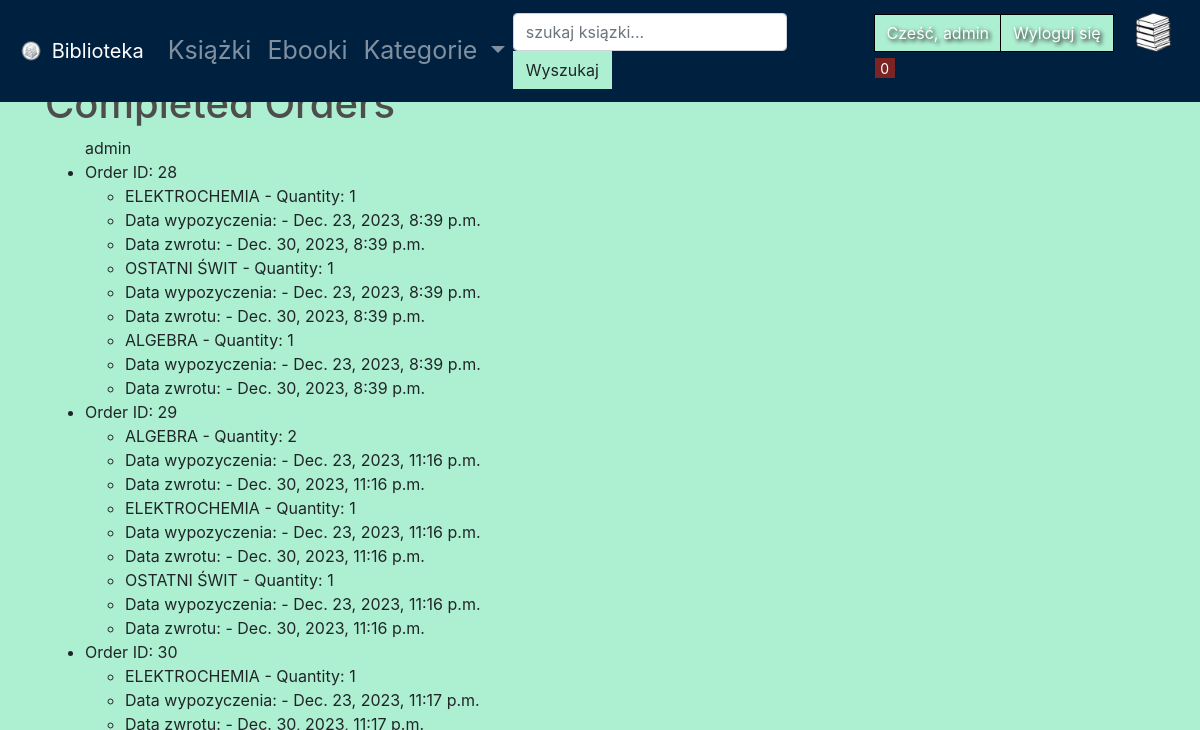
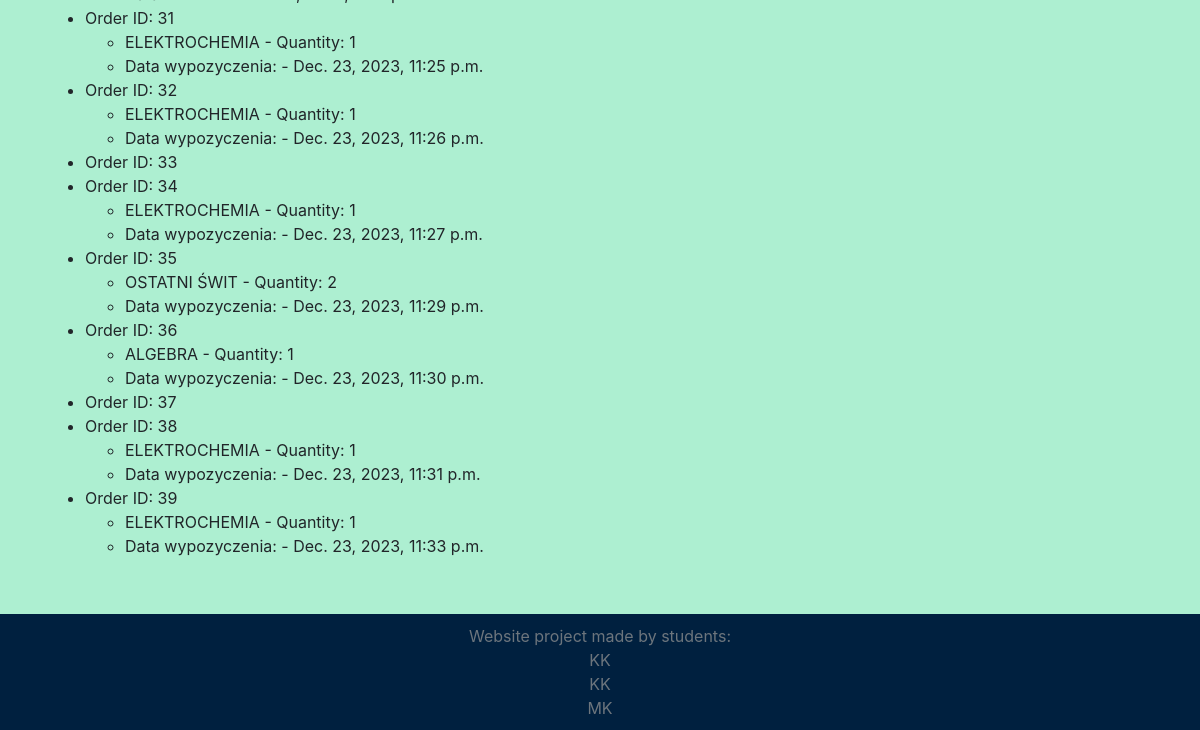
/profile (signed in), run on an earlier commit of the app's database (2 pictures, top to bottom).
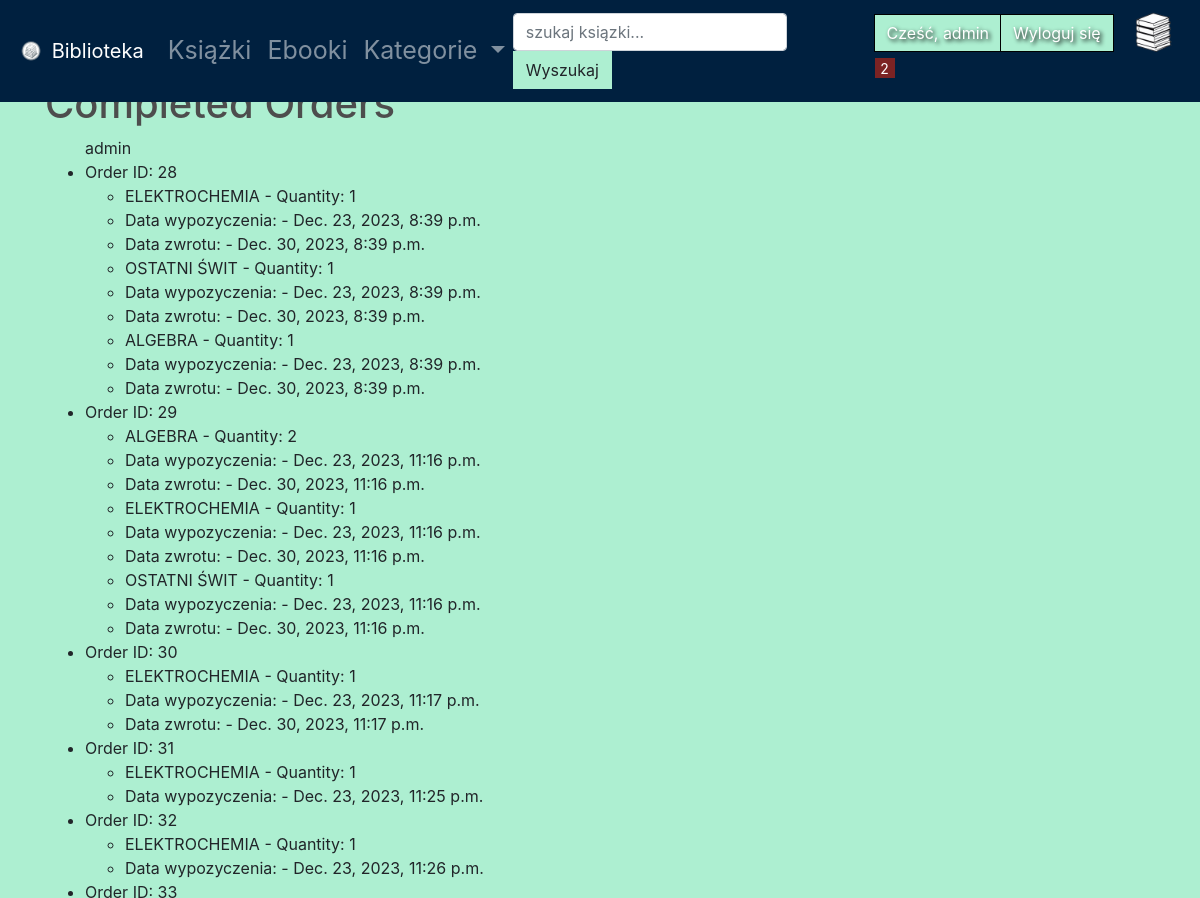
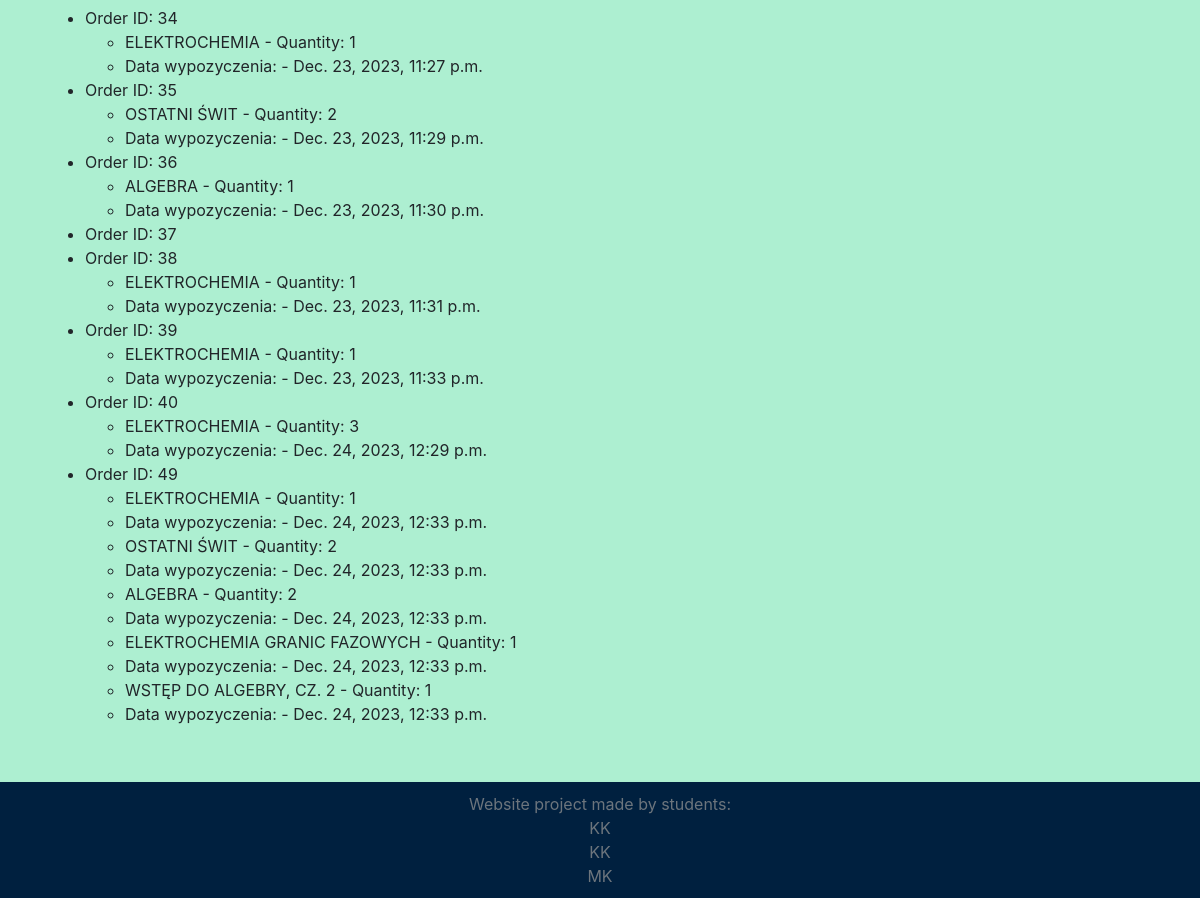
And on a later commit of the database (2 pictures, top to bottom).
### bookstore/models.py (models this page shows, shortened)
class Order(models.Model): #koszyk
    customer = models.ForeignKey(Customer, on_delete=models.SET_NULL, null=True, blank=True)
    data_ordered = models.DateTimeField(auto_now_add=True) #bieżąca data i godzina
    complete = models.BooleanField(default=False, null=True, blank=True)
    transaction_id = models.CharField(max_length=40, null=True)
    return_data = models.DateTimeField(default=None, null=True, blank=True)  #data zwrotu
    @property
    def get_cart_items(self): #zlicza ile produktów ejst w koszyku
        order_items = self.orderitem_set.all()  # Pobierz wszystkie elementy OrderItem dla tego zamówienia
        total_items = 0
        for item in order_items:
            total_items += item.quantity
        return total_items

class OrderItem(models.Model): #produkt w koszyku
    product = models.ForeignKey(Product, on_delete=models.SET_NULL, blank=True, null=True)
    order = models.ForeignKey(Order, on_delete=models.SET_NULL, blank=True, null=True)
    quantity = models.IntegerField(default=0, null=True, blank=True)
    data_added = models.DateTimeField(auto_now_add=True)

class Product(models.Model):
    name = models.CharField(max_length=100, null=True)
    digital = models.BooleanField(default=False, null=True, blank=False)  #czy jest nie fizyczny
    genre = models.CharField(max_length=100, null=True) #gatunek ksiązki
    author = models.CharField(max_length=100, null=True)
    isbn = models.CharField(max_length=17, null=True, blank=True, unique=True)
    image = models.ImageField(null=True, blank=True)

### bookstore/views.py (the view)
# urls.py: path('profile', views.profile, name='profile'),
@login_required #w setting.py  ustaw: LOGIN_URL = '/login/' - login = nazwa urla albo url
def profile(request):
     customer = request.user.customer
     order, created = Order.objects.get_or_create(customer=customer, complete=False) # Pobranie lub utworzenie niezakończonego zamówienia dla tego klienta
     items = order.orderitem_set.all() #Pobranie wszystkich elementów zamówienia (OrderItem) dla danego zamówienia (Order)
     orders = Order.objects.filter(customer=customer, complete=True)
     context = {'orders': orders,'customer':customer,'items': items, 'order':order}
     return render(request, 'store/profile.html', context)

### bookstore/templates/store/profile.html (shortened to what this page needs)
{% extends 'store/main.html' %}
{% block content %}
<h1>Completed Orders</h1>
<ul>
    {{customer.name}}
{% for order in orders %}
    <li>Order ID: {{ order.id }} </li>
    <ul>
    {% for item in order.orderitem_set.all %}
        <li>{{ item.product.name }} - Quantity: {{ item.quantity }}</li>
        <li>Data wypozyczenia: - {{order.data_ordered}}</li>
        {% if not order.return_data == None %}
            <li>Data zwrotu: - {{order.return_data}}</li>
        {% endif %}
    {% endfor %}
    </ul>
{% endfor %}
</ul>
{% endblock %}

### bookstore/templates/store/main.html (shortened to what this page needs)
<!DOCTYPE html>
{% load static %}
<html>
<head>
	<link rel="stylesheet" href="https://stackpath.bootstrapcdn.com/bootstrap/4.4.1/css/bootstrap.min.css">
	<link rel="stylesheet" type="text/css" href="{% static 'css/style.css' %}">
</head>
<body>
	<nav class="navbar navbar-expand-lg navbar-dark bg-dark fixed-top">
		<a class="navbar-brand" href="{% url 'store' %}"><img src="{%static 'images/logo.png'%}" width="30" height="30" class="d-inline-block align-top" alt="">
		Biblioteka
		</a>
		<div class="collapse navbar-collapse " id="navbarSupportedContent">
		  <ul class="navbar-nav mr-auto">
			<li class="nav-item">
			  <a class="nav-link" href="{% url 'books' %}">Książki</a>
			</li>
			<li class="nav-item">
			  <a class="nav-link" href="{% url 'digitals' %}">Ebooki</a>
			</li>
			<li class="nav-item dropdown">
			  <a class="nav-link dropdown-toggle" href="#" id="navbarDropdown" role="button" data-toggle="dropdown" aria-haspopup="true" aria-expanded="false">
				Kategorie
			  </a>
			</li>
		  </ul>
		  <form method="GET" action="{%url 'books'%}"class="form-inline collapse navbar-collapse justify-content-center my-2 my-lg-0">
			<div>
			<input class="form-control mr-sm-0" type="search" placeholder="szukaj ksiązki..." aria-label="Search" name="q">
			<button class="btn btn-custom-color my-0 my-sm-0" type="submit">Wyszukaj</button>
			</div>
		  </form>
		  	<div class="form-inline my-2 my-lg-0">
				{% if request.user.is_authenticated %}
					<a href="{% url 'profile' %}"class="btn btn-custom-color2">Cześć, {{request.user}}</a>
					<a href="{% url 'logout' %}"class="btn btn-custom-color2 btn-custome-color-wyloguj">Wyloguj się</a>
				{% else %}
					<a href="{% url 'login' %}"class="btn btn-custom-color2">Zaloguj się</a>
				{% endif %}
			      <a href="{% url 'cart' %}">
			        <img  id="cart-icon" src="{% static 'images/cartimg.png' %}">
				   </a>
			     <p id="cart-total">{{order.get_cart_items}}</p>
			</div>
		</div>
	  </nav>
    <div style="margin-top: 40px;"class="container">
		{% block content%}
		{% endblock content%}
	</div>
	<footer class="footer">
		<div class="container">
			<span class="text-muted">Website project made by students:</span>
			<span class="text-muted">KK</span>
			<span class="text-muted">KK</span>
			<span class="text-muted">MK</span>
		</div>
	</footer>
</body>
</html>

What changed in the data, as far as the page shows it:
added Order: get_cart_items "2"
now on one of the page's lists (row edited): Order: id "40"
added OrderItem: product.name "ELEKTROCHEMIA", quantity "3", {{ order.data_ordered }} "Dec. 24, 2023, 12:29 p.m.", shown under Order "40"
added Order: id "49", data_ordered "Dec. 24, 2023, 12:33 p.m."
added OrderItem: product.name "ELEKTROCHEMIA", quantity "1", shown under "49"
added OrderItem: product.name "OSTATNI ŚWIT", quantity "2", shown under "49"
added OrderItem: product.name "ALGEBRA", quantity "2", shown under "49"
added OrderItem: product.name "ELEKTROCHEMIA GRANIC FAZOWYCH", quantity "1", shown under "49"
added OrderItem: product.name "WSTĘP DO ALGEBRY, CZ. 2", quantity "1", shown under "49"
Also different on the page:
{{ order.get_cart_items }}: "0" → "2"
